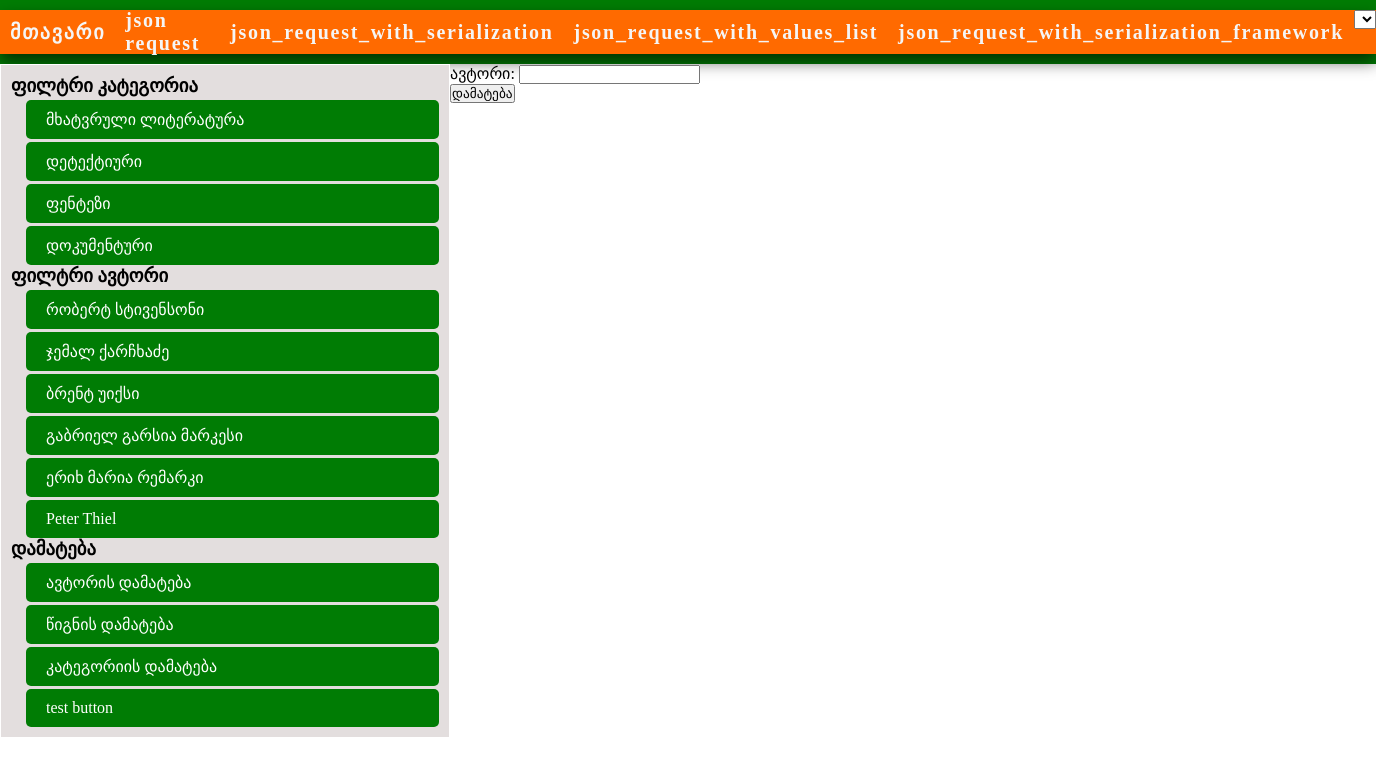
The page /add_author/ on the database as committed earlier.
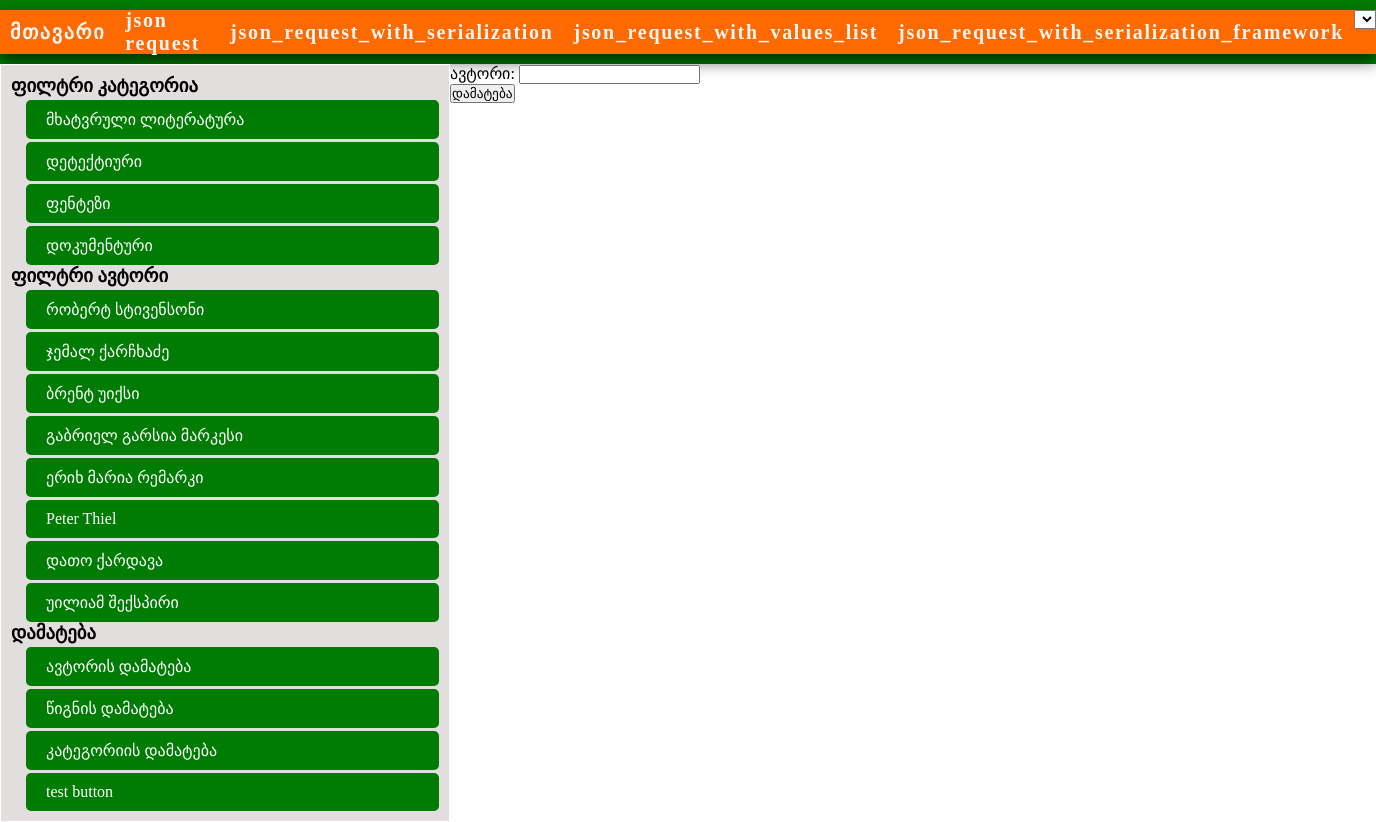
The same page on the database as committed later.
### market/models.py (models this page shows, shortened)
class Category(models.Model):
    name = models.CharField(max_length=50, db_index=True, verbose_name=_('Category'))
    class Meta:
        verbose_name_plural = _('Categoryes')
        verbose_name = _('Category')

class Author(models.Model):
    name = models.CharField(max_length=50, db_index=True, verbose_name=_('Author'))
    class Meta:
        verbose_name_plural = _('Authors')
        verbose_name = _('Author')

### market/views.py (the view)
# urls.py: path('add_author/', AuthorCrateView.as_view(), name='add_author'),
class AuthorCrateView(CreateView):
    template_name = 'market/create.html'
    form_class = AuthorForm
    success_url = reverse_lazy('index')
    def get_context_data(self, **kwargs):
        context = super().get_context_data(**kwargs)
        context['author'] = Author.objects.all()
        context['category'] = Category.objects.all()
        return context

### market/forms.py
class AuthorForm(ModelForm):
    class Meta:
        model = Author
        fields = ('name',)

### market/templates/market/create.html (shortened to what this page needs)
{% extends "base.html" %}
{% block content %}
    <form method="post" action="">
    {{ form.as_p }}
    <input type="submit" value="დამატება">
    </form>
{% endblock %}

### templates/base.html (shortened to what this page needs)
{% load static %}
<!DOCTYPE html>
<html lang="en">
<head>
    <link rel="stylesheet" href="{% static 'style.css' %}">
</head>
<header>
  <nav class="navbar">
    <a href="{% url 'index' %}" class="nav-button">მთავარი</a>
    <a href="{% url 'json_request' %}" class="nav-button">json request</a>
    <a href="{% url 'json_request_with_serialization' %}" class="nav-button">json_request_with_serialization</a>
    <a href="{% url 'json_request_with_values_list' %}" class="nav-button">json_request_with_values_list</a>
    <a href="{% url 'json_request_with_serialization_framework' %}" class="nav-button">json_request_with_serialization_framework</a>
  <form action="{% url 'set_language' %}" method="post" id="language-form">
    <select name="language" id="language-select" onchange="this.form.submit()">
    </select>
</form>
  </nav>
</header>
<body>
    <div class="bodyDiv">
        <div class="leftDiv">
            <h3>ფილტრი კატეგორია</h3>
        <div class="filterDivs">
                {% for categoryItem in category %}
                <a class="filterItem"  href="{% url 'by_category' categoryItem.pk %}">
                    {{ categoryItem.name }}
                </a>
                {% endfor %}
          </div>
            <h3>ფილტრი ავტორი</h3>
        <div class="filterDivs">
                {% for authorItem in author %}
                <a class="filterItem" href="{% url 'by_author' authorItem.id %}">
                    {{ authorItem.name }}
                </a>
                {% endfor %}
          </div>
             <h3>დამატება</h3>
        <div class="filterDivs">
                    <a class="filterItem" href="{% url 'add_author' %}">
                        ავტორის დამატება
                    </a>
                    <a class="filterItem" href="{% url 'add_book' %}">
                        წიგნის დამატება
                    </a>
                    <a class="filterItem" href="{% url 'add_category' %}">
                        კატეგორიის დამატება
                    </a>
                    <a class="filterItem" href="{% url 'test' %}">
                        test button
                    </a>
          </div>
        </div>
        {% block content %}{% endblock %}
    </div>
</body>
</html>

Rows that differ between the two databases and show on the page:
added Author: name "დათო ქარდავა"
added Author: name "უილიამ შექსპირი"
